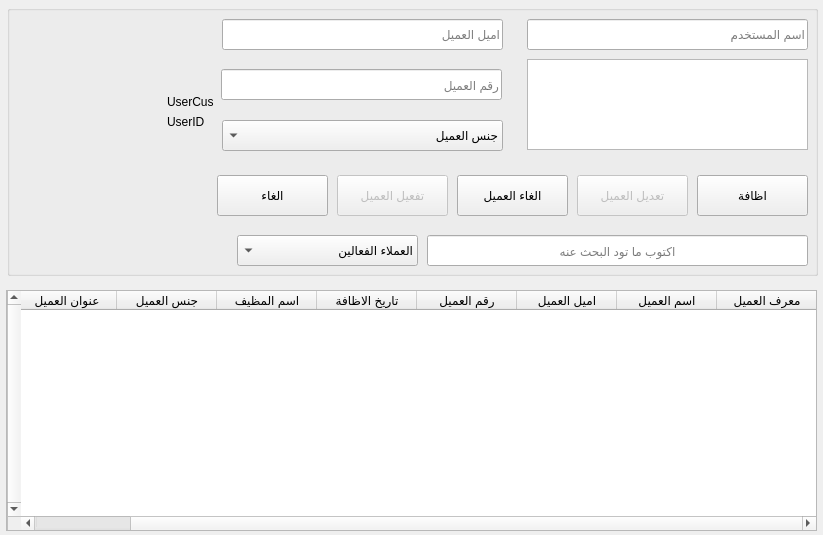
<?xml version="1.0" encoding="UTF-8"?>
<ui version="4.0">
 <class>Customers</class>
 <widget class="QWidget" name="Customers">
  <property name="windowModality">
   <enum>Qt::ApplicationModal</enum>
  </property>
  <property name="geometry">
   <rect>
    <x>0</x>
    <y>0</y>
    <width>823</width>
    <height>535</height>
   </rect>
  </property>
  <property name="windowTitle">
   <string>العملاء</string>
  </property>
  <property name="windowIcon">
   <iconset resource="../pathIcon.qrc">
    <normaloff>:/images/UserDefault.png</normaloff>:/images/UserDefault.png</iconset>
  </property>
  <property name="layoutDirection">
   <enum>Qt::RightToLeft</enum>
  </property>
  <property name="autoFillBackground">
   <bool>false</bool>
  </property>
  <property name="locale">
   <locale language="Arabic" country="Jordan"/>
  </property>
  <widget class="QGroupBox" name="groupBox">
   <property name="geometry">
    <rect>
     <x>7</x>
     <y>5</y>
     <width>811</width>
     <height>271</height>
    </rect>
   </property>
   <property name="title">
    <string/>
   </property>
   <widget class="QLineEdit" name="lineEditCustomerName">
    <property name="geometry">
     <rect>
      <x>520</x>
      <y>14</y>
      <width>281</width>
      <height>31</height>
     </rect>
    </property>
    <property name="maxLength">
     <number>49</number>
    </property>
    <property name="placeholderText">
     <string>اسم المستخدم</string>
    </property>
   </widget>
   <widget class="QLineEdit" name="lineEditCustomerPhone">
    <property name="geometry">
     <rect>
      <x>214</x>
      <y>64</y>
      <width>281</width>
      <height>31</height>
     </rect>
    </property>
    <property name="maxLength">
     <number>20</number>
    </property>
    <property name="placeholderText">
     <string>رقم العميل</string>
    </property>
   </widget>
   <widget class="QLineEdit" name="lineEditCustomerEmail">
    <property name="geometry">
     <rect>
      <x>215</x>
      <y>14</y>
      <width>281</width>
      <height>31</height>
     </rect>
    </property>
    <property name="maxLength">
     <number>49</number>
    </property>
    <property name="placeholderText">
     <string>اميل العميل</string>
    </property>
   </widget>
   <widget class="QComboBox" name="comboBoxSex">
    <property name="geometry">
     <rect>
      <x>215</x>
      <y>115</y>
      <width>281</width>
      <height>31</height>
     </rect>
    </property>
    <item>
     <property name="text">
      <string>جنس العميل</string>
     </property>
    </item>
    <item>
     <property name="text">
      <string>ذكر</string>
     </property>
    </item>
    <item>
     <property name="text">
      <string>انثى</string>
     </property>
    </item>
   </widget>
   <widget class="QLabel" name="labCustomerImage">
    <property name="geometry">
     <rect>
      <x>10</x>
      <y>10</y>
      <width>191</width>
      <height>201</height>
     </rect>
    </property>
    <property name="cursor">
     <cursorShape>PointingHandCursor</cursorShape>
    </property>
    <property name="text">
     <string/>
    </property>
    <property name="pixmap">
     <pixmap resource="../pathIcon.qrc">:/images/UserDefault.png</pixmap>
    </property>
    <property name="scaledContents">
     <bool>true</bool>
    </property>
   </widget>
   <widget class="QPushButton" name="btnCustomerAdd">
    <property name="geometry">
     <rect>
      <x>690</x>
      <y>170</y>
      <width>111</width>
      <height>41</height>
     </rect>
    </property>
    <property name="text">
     <string>اظافة</string>
    </property>
   </widget>
   <widget class="QPushButton" name="btnCustomerNotActivet">
    <property name="geometry">
     <rect>
      <x>450</x>
      <y>170</y>
      <width>111</width>
      <height>41</height>
     </rect>
    </property>
    <property name="text">
     <string>الغاء العميل</string>
    </property>
   </widget>
   <widget class="QPlainTextEdit" name="plainTextEditCustomerAddress">
    <property name="geometry">
     <rect>
      <x>520</x>
      <y>54</y>
      <width>281</width>
      <height>91</height>
     </rect>
    </property>
    <property name="maximumBlockCount">
     <number>20</number>
    </property>
   </widget>
   <widget class="QPushButton" name="btnCustomerActive">
    <property name="enabled">
     <bool>false</bool>
    </property>
    <property name="geometry">
     <rect>
      <x>330</x>
      <y>170</y>
      <width>111</width>
      <height>41</height>
     </rect>
    </property>
    <property name="text">
     <string>تفعيل العميل</string>
    </property>
   </widget>
   <widget class="QPushButton" name="btnCustomerEdit">
    <property name="enabled">
     <bool>false</bool>
    </property>
    <property name="geometry">
     <rect>
      <x>570</x>
      <y>170</y>
      <width>111</width>
      <height>41</height>
     </rect>
    </property>
    <property name="text">
     <string>تعديل العميل</string>
    </property>
   </widget>
   <widget class="QPushButton" name="btnCancel">
    <property name="geometry">
     <rect>
      <x>210</x>
      <y>170</y>
      <width>111</width>
      <height>41</height>
     </rect>
    </property>
    <property name="text">
     <string>الغاء</string>
    </property>
   </widget>
   <widget class="QLineEdit" name="lineEditCustomerSearch">
    <property name="geometry">
     <rect>
      <x>420</x>
      <y>230</y>
      <width>381</width>
      <height>31</height>
     </rect>
    </property>
    <property name="maxLength">
     <number>50</number>
    </property>
    <property name="alignment">
     <set>Qt::AlignCenter</set>
    </property>
    <property name="placeholderText">
     <string>اكتوب ما تود البحث عنه</string>
    </property>
   </widget>
   <widget class="QComboBox" name="comboBoxSelectActive">
    <property name="geometry">
     <rect>
      <x>230</x>
      <y>230</y>
      <width>181</width>
      <height>31</height>
     </rect>
    </property>
    <item>
     <property name="text">
      <string>العملاء الفعالين</string>
     </property>
    </item>
    <item>
     <property name="text">
      <string>العملاء الغير فعالين</string>
     </property>
    </item>
   </widget>
   <widget class="QLabel" name="labUserID">
    <property name="geometry">
     <rect>
      <x>160</x>
      <y>110</y>
      <width>46</width>
      <height>13</height>
     </rect>
    </property>
    <property name="text">
     <string>UserID</string>
    </property>
   </widget>
   <widget class="QLabel" name="labCustID">
    <property name="geometry">
     <rect>
      <x>160</x>
      <y>90</y>
      <width>46</width>
      <height>13</height>
     </rect>
    </property>
    <property name="text">
     <string>UserCust</string>
    </property>
   </widget>
  </widget>
  <widget class="QTableWidget" name="tableCustomer">
   <property name="geometry">
    <rect>
     <x>6</x>
     <y>290</y>
     <width>811</width>
     <height>241</height>
    </rect>
   </property>
   <property name="verticalScrollBarPolicy">
    <enum>Qt::ScrollBarAlwaysOn</enum>
   </property>
   <property name="horizontalScrollBarPolicy">
    <enum>Qt::ScrollBarAsNeeded</enum>
   </property>
   <column>
    <property name="text">
     <string>معرف العميل</string>
    </property>
   </column>
   <column>
    <property name="text">
     <string>اسم العميل</string>
    </property>
   </column>
   <column>
    <property name="text">
     <string>اميل العميل</string>
    </property>
   </column>
   <column>
    <property name="text">
     <string>رقم العميل</string>
    </property>
   </column>
   <column>
    <property name="text">
     <string>تاريخ الاظافة</string>
    </property>
   </column>
   <column>
    <property name="text">
     <string>اسم المظيف</string>
    </property>
   </column>
   <column>
    <property name="text">
     <string>جنس العميل</string>
    </property>
   </column>
   <column>
    <property name="text">
     <string>عنوان العميل</string>
    </property>
   </column>
  </widget>
 </widget>
 <tabstops>
  <tabstop>lineEditCustomerName</tabstop>
  <tabstop>lineEditCustomerEmail</tabstop>
  <tabstop>plainTextEditCustomerAddress</tabstop>
  <tabstop>lineEditCustomerPhone</tabstop>
  <tabstop>comboBoxSex</tabstop>
  <tabstop>btnCustomerAdd</tabstop>
  <tabstop>btnCustomerNotActivet</tabstop>
  <tabstop>tableCustomer</tabstop>
  <tabstop>btnCustomerActive</tabstop>
  <tabstop>btnCustomerEdit</tabstop>
  <tabstop>btnCancel</tabstop>
  <tabstop>lineEditCustomerSearch</tabstop>
  <tabstop>comboBoxSelectActive</tabstop>
 </tabstops>
 <resources>
  <include location="../pathIcon.qrc"/>
 </resources>
 <connections/>
</ui>
